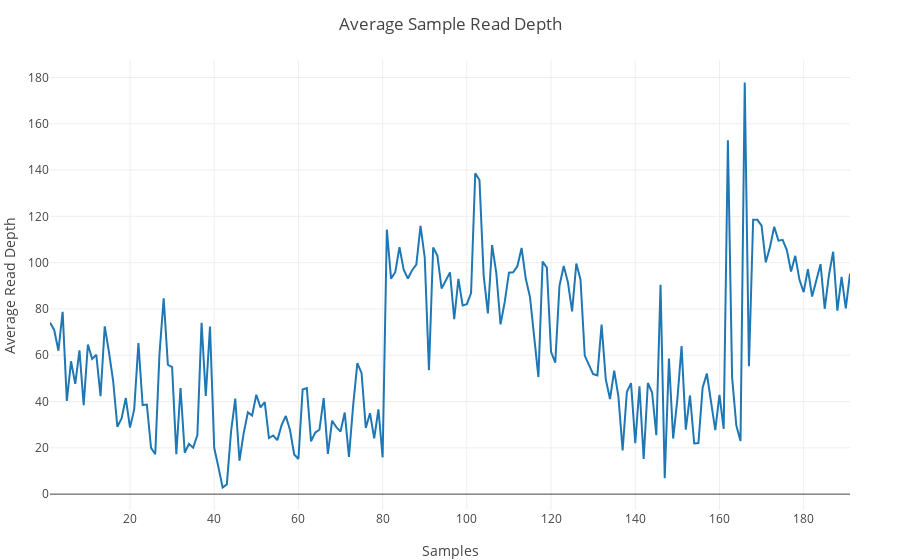

The notebook cell this image was saved under:
### Code cell
using ViVa
using GeneticVariation
using VCFTools
plot=ViVa.jupyter_main_new(vcf_filename,field_to_visualize,variant_filter,sample_filter,plot_types,save_format,plot_title)

### Figure 1 — Plotly figure (JSON) as saved in the notebook; plotly's stock layout.template omitted (floating-point values rounded to 4 significant figures; data arrays with more than 128 entries replaced by an {"elided": "..."} marker saying what was removed)
{"data": [{"mode": "lines", "type": "scatter", "x": {"elided": "191 int values"}, "y": {"elided": "191 float values"}}], "layout": {"margin": {"b": 50, "l": 50, "r": 50, "t": 60}, "title": "Average Sample Read Depth", "xaxis": {"title": "Samples"}, "yaxis": {"title": "Average Read Depth"}}}
